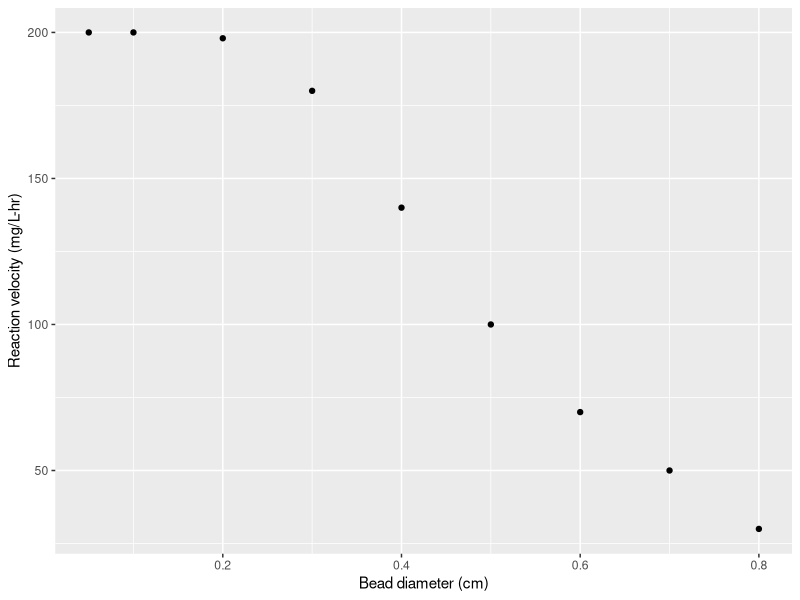
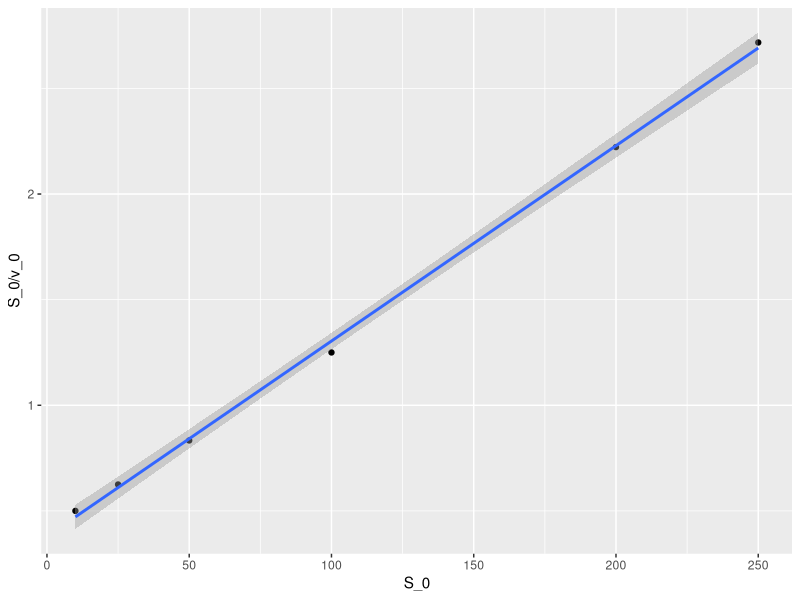
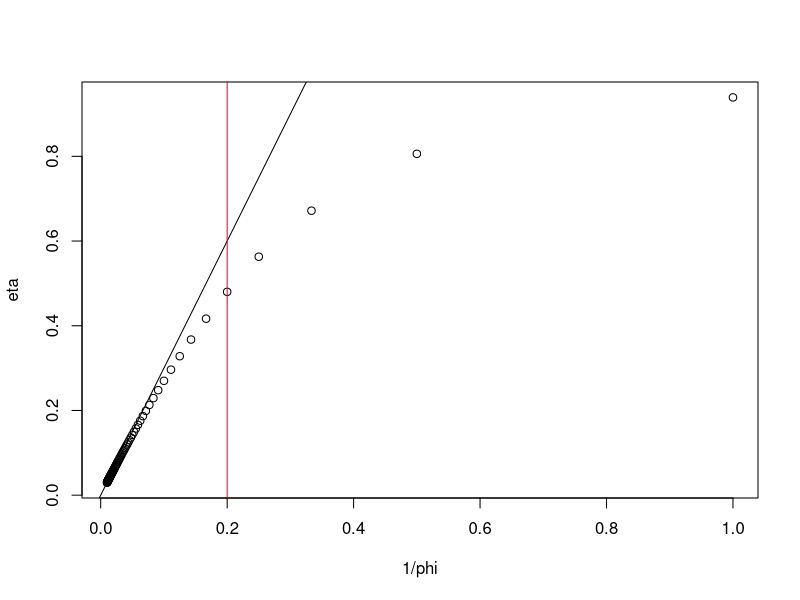

R code for these plots, in order:
## ---- chunk 1
require(tidyverse)
D_p <- c(0.05, 0.1, 0.2, 0.3, 0.4, 0.5, 0.6, 0.7, 0.8) #(cm)
v <- c(200, 200, 198, 180,140, 100, 70, 50, 30) # (mg/L-h)
particle_D <- tibble(D_p = D_p, v = v)
#write.csv(particle_D, "uricase-beads-diameter.csv")
knitr::kable(particle_D, caption = "Reaction velocity, 
             $v$, (mg/L-h) with increasing particle 
             diameter, $D_p$, (cm) for uricase loaded 
             porous Ca-aliginate beads.", format = "latex", 
             booktabs = T, align = "c") %>%
kableExtra::kable_styling(latex_options = "hold_position")
## ---- chunk 2
ggplot(data = particle_D, mapping = aes(x = D_p, y = v)) + 
  geom_point() + 
  labs(y = "Reaction velocity (mg/L-hr)", 
       x = "Bead diameter (cm)")
## ---- chunk 3
S_0 <- c(10, 25, 50, 100, 200, 250) # (mg/L)
v_0.5 <- c(10, 20, 30, 40, 45, 46) # (mg/L-h)
substrate <- tibble(S_0 = S_0, v_0.5 = v_0.5)
#write.csv(substrate, "uricase-beads-substrate.csv")
knitr::kable(substrate, caption = "Reaction velocity, 
             $\nu$, (mg/L-h) for $D_p = 0.5$ (cm) 
             uricase loaded porous Ca-aliginate beads 
             versus initiat substrate, uric acid, 
             concentration, $S_0$ (mg/L).", 
             format = "latex", booktabs = T, 
             align = "c") %>%
kableExtra::kable_styling(latex_options = "hold_position")
## ---- chunk 4
substrate$v_0 <- substrate$v_0.5 / 0.5
## ---- chunk 5
substrate$HW.y <- substrate$S_0 / substrate$v_0
ggplot(data = substrate, mapping = 
         aes(x= S_0, y = S_0 / v_0)) + geom_point() + 
  geom_smooth(method = "lm")
HW_uricase <- lm(HW.y ~ S_0, data = substrate)
summary(HW_uricase)
V_m <- 1 / HW_uricase$coefficients[['S_0']]
K_m <- HW_uricase$coefficients[['(Intercept)']] * V_m
## ---- chunk 6
phi <- seq(0,100, 1)
eta <- 3/phi * (1/tanh(phi) - 1/phi)
plot(1/phi, eta) + abline(a = 0, b = 3) + abline(v = 1/5, col = "red")
## ---- chunk 7
(211.7 + sqrt(211.7^2) ) / (2*9)
(211.7 - sqrt(211.7^2) ) / (2*9)
## ---- chunk 8
(726.3 + sqrt(726.3^2) ) / (2*9)
